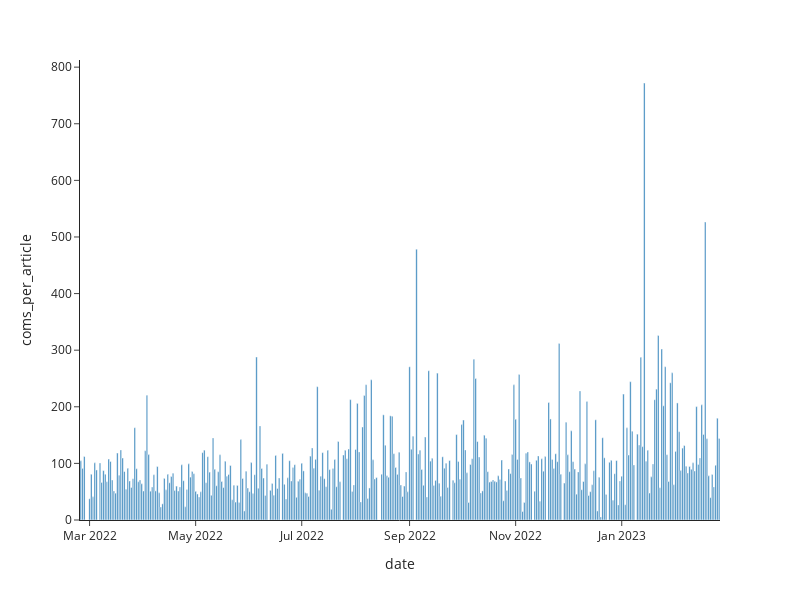

Write notebook code for a chart like this one.
### Code cell
# daily coms per article over time
px.bar(daily_coms_per_articles.to_pandas(), x="date", y="coms_per_article", width=800, height=600, template=template)

### Figure 1 — Plotly figure (JSON) as saved in the notebook; plotly's stock layout.template omitted (floating-point values rounded to 4 significant figures; data arrays with more than 128 entries replaced by an {"elided": "..."} marker saying what was removed)
{"data": [{"alignmentgroup": "True", "hovertemplate": "date=%{x}<br>coms_per_article=%{y}<extra></extra>", "legendgroup": "", "marker": {"color": "#1F77B4", "pattern": {"shape": ""}}, "name": "", "offsetgroup": "", "orientation": "v", "showlegend": false, "textposition": "auto", "type": "bar", "x": {"elided": "353 str values"}, "xaxis": "x", "y": {"elided": "353 float values"}, "yaxis": "y"}], "layout": {"barmode": "relative", "height": 600, "legend": {"tracegroupgap": 0}, "margin": {"t": 60}, "width": 800, "xaxis": {"anchor": "y", "autorange": true, "domain": [0, 1], "range": ["2022-02-23 12:00", "2023-02-26 12:00"], "title": {"text": "date"}, "type": "date"}, "yaxis": {"anchor": "x", "autorange": true, "domain": [0, 1], "range": [0, 812.6], "title": {"text": "coms_per_article"}, "type": "linear"}}}
